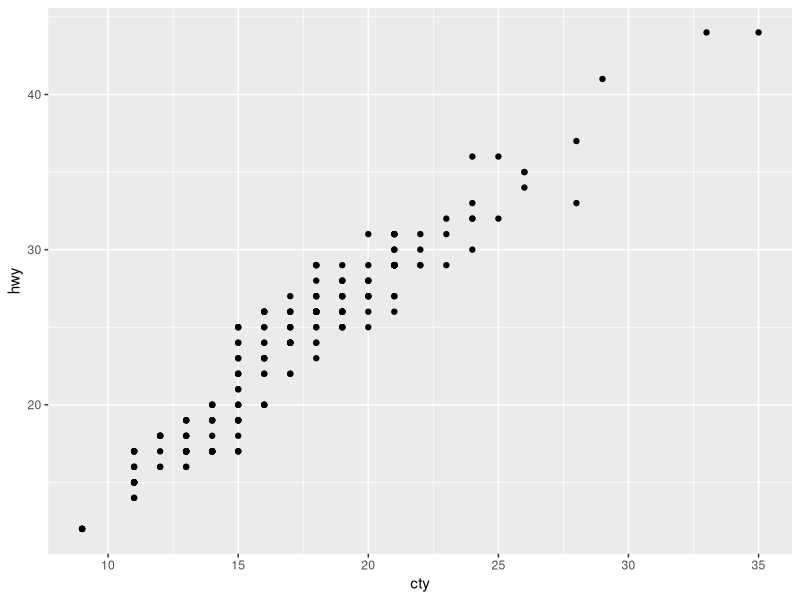
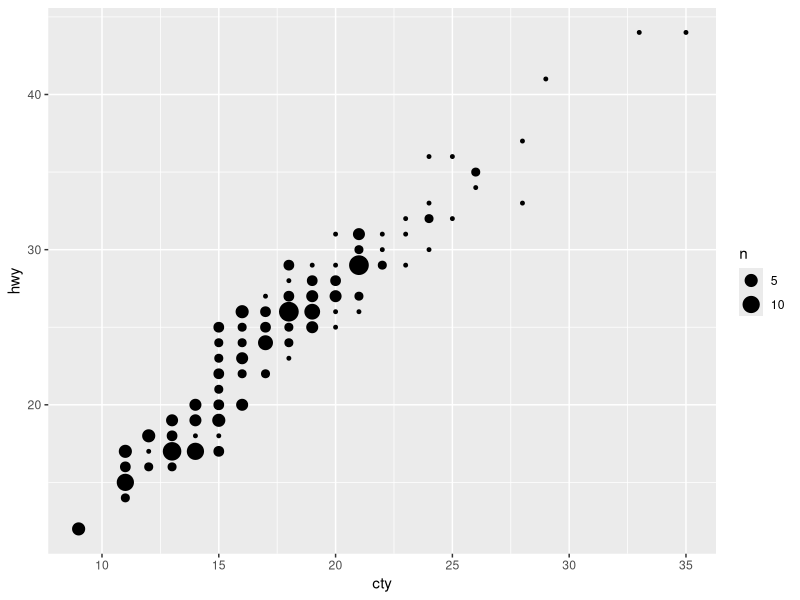
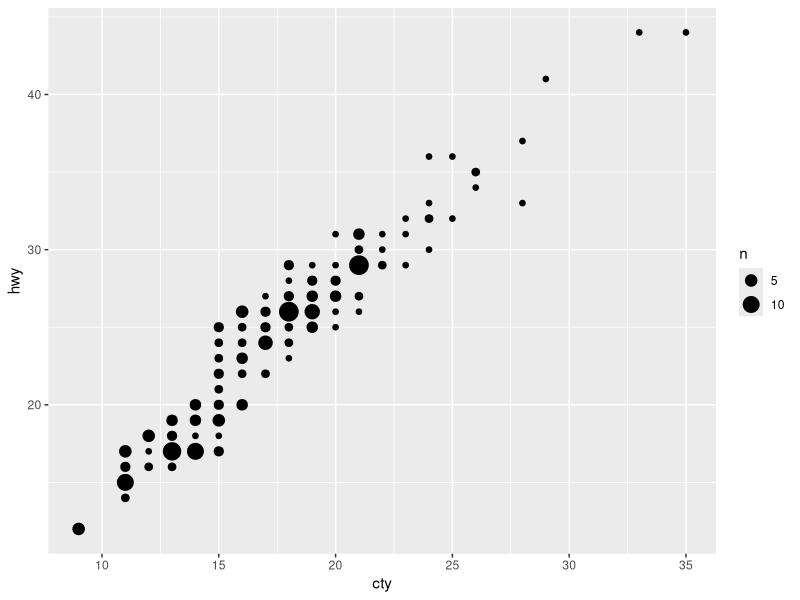
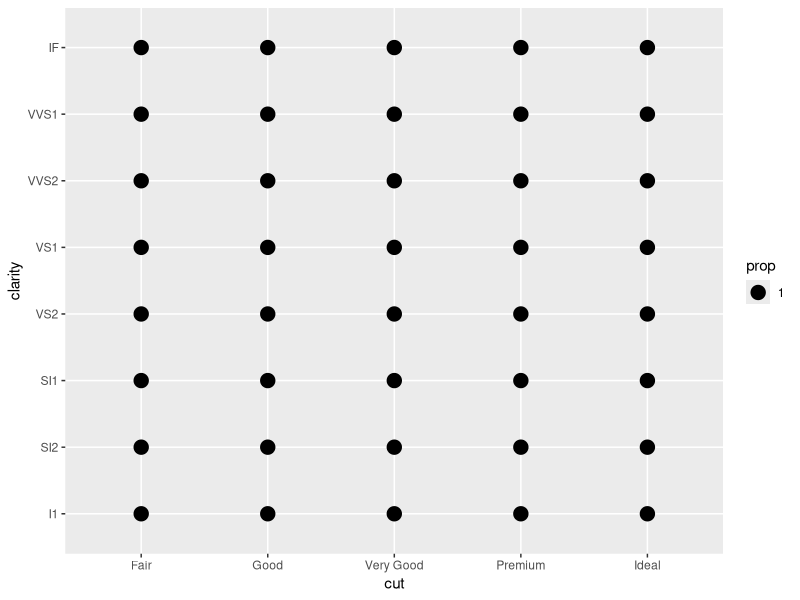
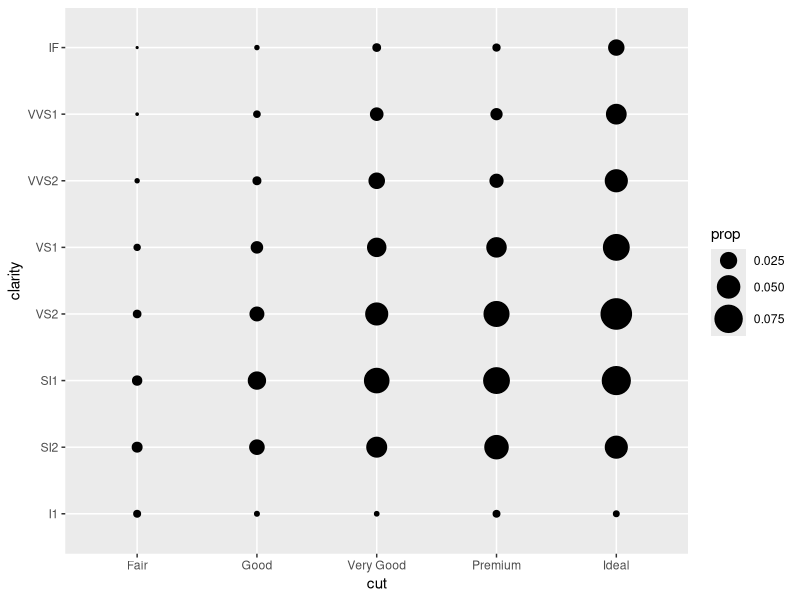
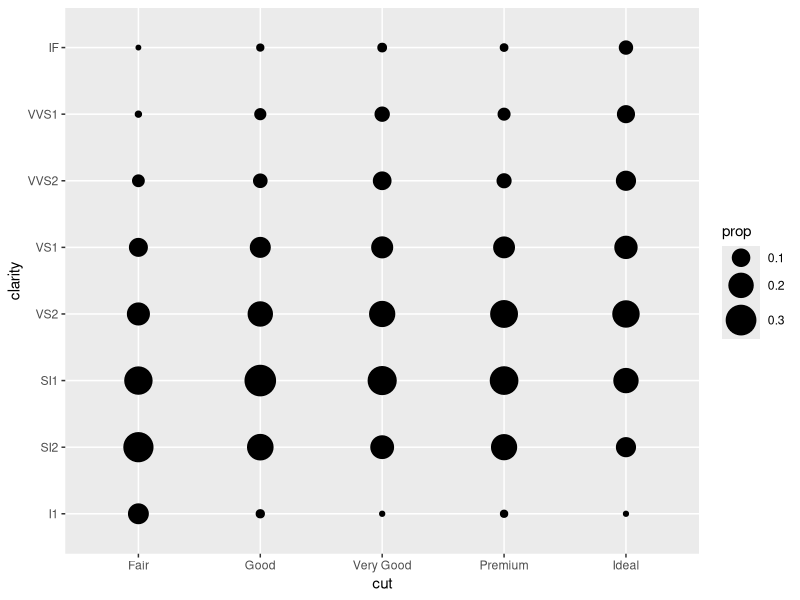
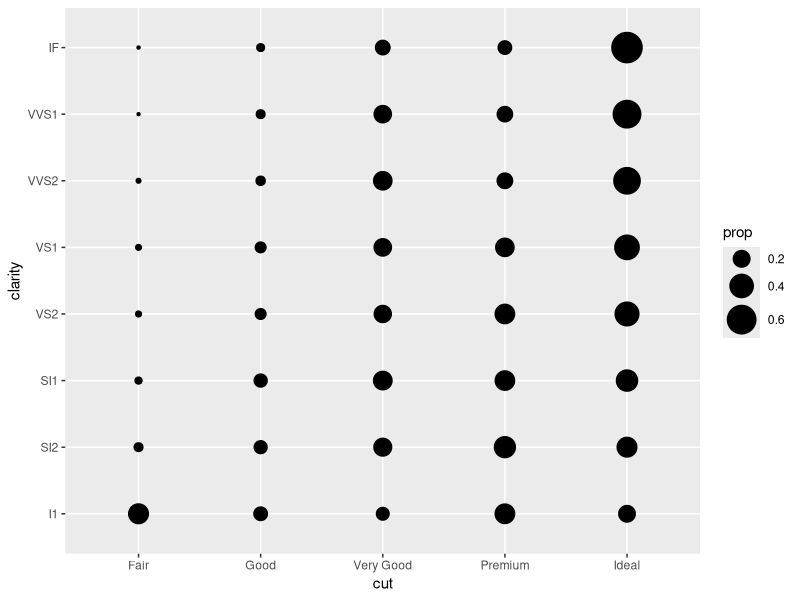

The R source for these figures, in order:
library(ggplot2)


### Name: geom_count
### Title: Count overlapping points
### Aliases: geom_count stat_sum

### ** Examples

ggplot(mpg, aes(cty, hwy)) +
 geom_point()

ggplot(mpg, aes(cty, hwy)) +
 geom_count()

# Best used in conjunction with scale_size_area which ensures that
# counts of zero would be given size 0. Doesn't make much different
# here because the smallest count is already close to 0.
ggplot(mpg, aes(cty, hwy)) +
 geom_count() +
 scale_size_area()

# Display proportions instead of counts -------------------------------------
# By default, all categorical variables in the plot form the groups.
# Specifying geom_count without a group identifier leads to a plot which is
# not useful:
d <- ggplot(diamonds, aes(x = cut, y = clarity))
d + geom_count(aes(size = after_stat(prop)))
# To correct this problem and achieve a more desirable plot, we need
# to specify which group the proportion is to be calculated over.
d + geom_count(aes(size = after_stat(prop), group = 1)) +
  scale_size_area(max_size = 10)

# Or group by x/y variables to have rows/columns sum to 1.
d + geom_count(aes(size = after_stat(prop), group = cut)) +
  scale_size_area(max_size = 10)
d + geom_count(aes(size = after_stat(prop), group = clarity)) +
  scale_size_area(max_size = 10)
